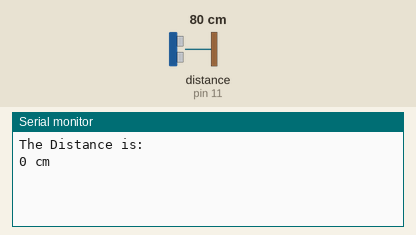
Bench run of a sketch on a simulated Arduino Uno, built with avr-gcc and run on an emulated ATmega328P. Shown: the last lines printed to the serial monitor. The inputs (shaded band) are chosen by the test bench; at power-on: distance to the obstacle (sensor on pin 11) 80 cm. The echo pulse lasts 58.3 µs per cm.

Above: at 1.2 s.
1.3 s: distance to the obstacle (sensor on pin 11) set to 2 cm
At 5.5 s:
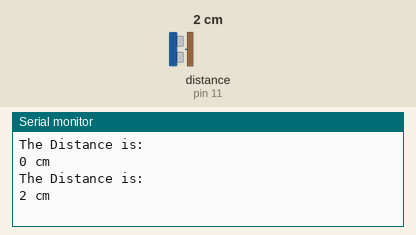
7.3 s: distance to the obstacle (sensor on pin 11) set to 4 cm
At 10.5 s:
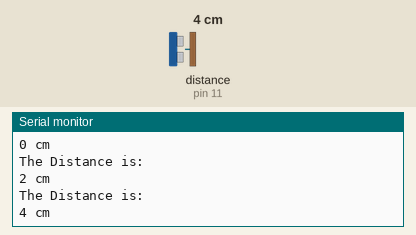
Timing chart, 0 to 12.0 s (numbered marks = the images above; inputs shaded):
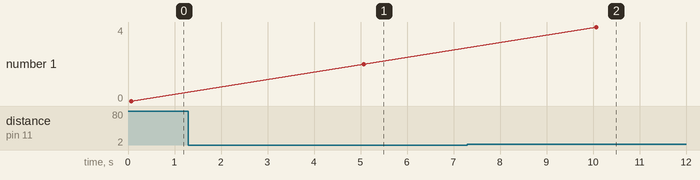

The sketch:

Ultra_Sonic_Sensor_Code.ino
```cpp
#include <NewPing.h>

NewPing Sonar(10, 11, 20); //TrigPin, EchoPin, Max Distance in Cm

void setup() {
  // put your setup code here, to run once:
  Serial.begin(9600);
  delay (50);

}

void loop() {
  // put your main code here, to run repeatedly:
  Serial.println("The Distance is: ");
  int distance = Sonar.ping_cm();
  Serial.print(distance);
  Serial.println(" cm");
  delay(5000);

}
```

Measured:
- after the input at 1.3 s, the serial monitor: prints a new line after 3.8 s (image 1)
- after the input at 7.3 s, the serial monitor: prints a new line after 2.8 s (image 2)
- plotted number 1: 0 → 2 after the input at 1.3 s, 2 → 4 after the input at 7.3 s
